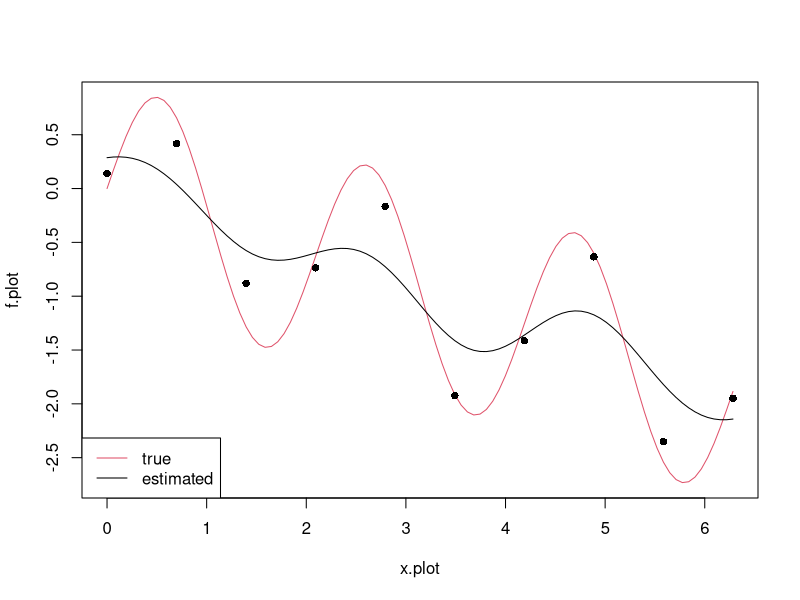

Recreate this plot in R.
# kernel regression
rm(list=ls())
#set.seed(0.1)
do.print=T
##############################
## A few kernel functions
##############################
k1 = function(x,y)
  return(sum(x*y))
k12 = function(x,y)
  return(sum(x*y)+1)
k2 = function(x,y)
  return(sum(x*y)^2)
k3 = function(x,y)
  return((1+sum(x*y))^2)
d=4
k4 = function(x,y)
  return((1+sum(x*y))^d)
sigma=1
k5 = function(x,y)
  return(exp(-sum((x-y)^2)/(2*sigma^2)))        
kappa=1
theta=1
k6 = function(x,y)
  return(tanh(kappa*sum(x*y)+theta))
k = function(x,y)
  return(k5(x,y))
#################################
## generate some data in 1d #####
#################################
n=10
n.plot=100
theta=-0.3
p=3
x = seq(from=0,to=2*pi,length.out=n)
x.plot=seq(from=0,to=2*pi,length.out=n.plot)
f=sin(p*x)+theta*x
f.plot=sin(p*x.plot)+theta*x.plot
y = f+rnorm(n,sd=0.2)
plot(x.plot,f.plot,col=2,type='l')
points(x,y,pch=16)
if (do.print){
  d=data.frame(x=x,y=y)
  write.csv(d,"hmw3-data1.csv")
}
  write.csv("")
##################################
## compute the classifier ########
##################################
lambda=0.01
kk=outer(1:n,1:n,Vectorize(function(i,j) k(x[i],x[j])))
gg=solve(kk + lambda*n*diag(rep(1,n)))
bb=diag(rep(1,n))-kk%*%gg
theta.hat=as.vector(t(x)%*%bb%*%y/(t(x)%*%bb%*%x))
alpha = gg%*%(y-theta.hat*x)



##################################
## evaluate the classifier #######
## over a grid             #######
##################################
k.x=outer(1:n,1:n.plot,Vectorize(function(i,j) k(x[i],x.plot[j])))
lines(x.plot,t(k.x)%*%alpha+theta.hat*x.plot)
legend("bottomleft",legend=c("true", "estimated"),
       col=c(2,1),lty=c(1,1))
print(sprintf("theta = %f theta.hat = %f",theta,theta.hat))  

